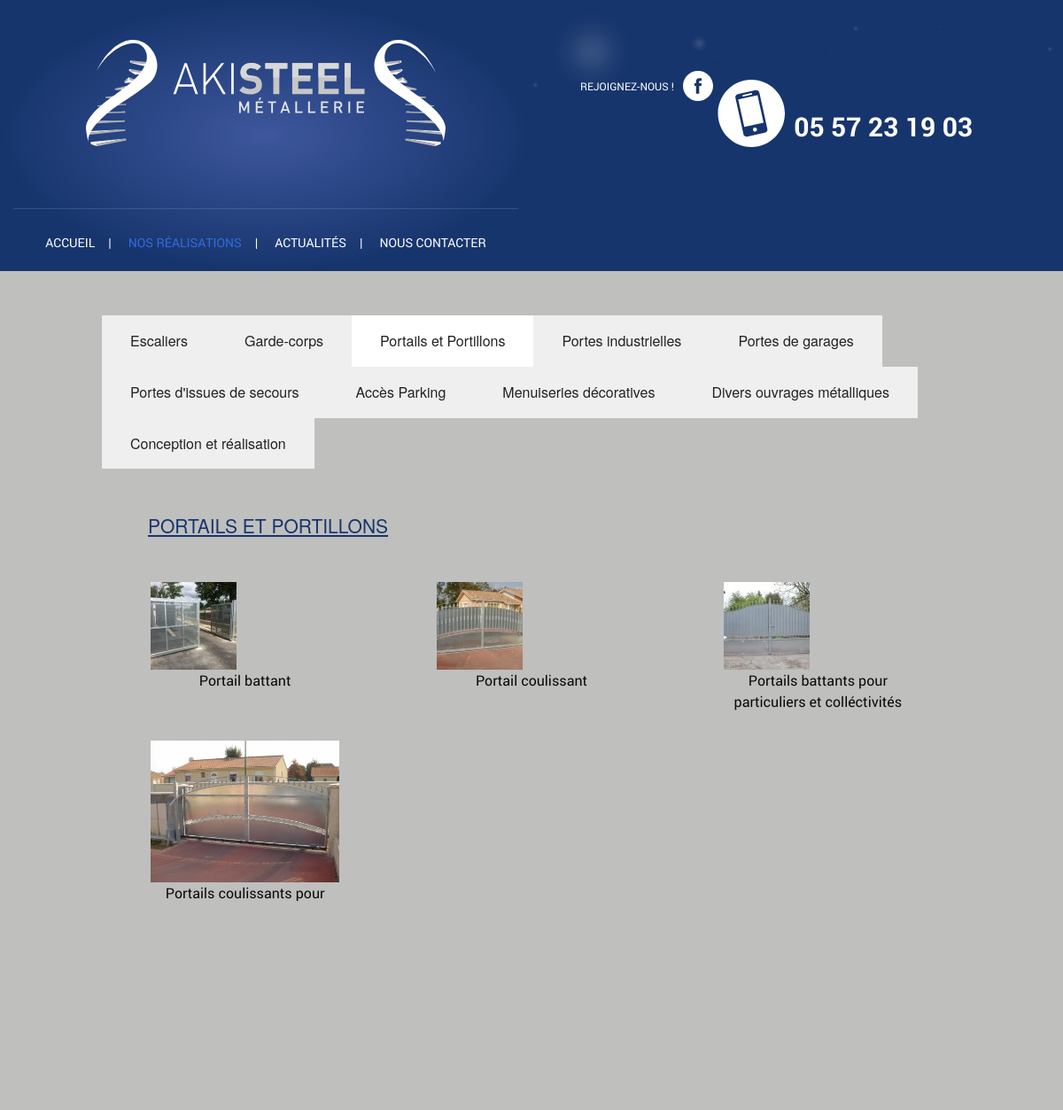
Page /realisations.php?nc=121 on the committed database.
### tables this page shows
CREATE TABLE `catproduct` (
  `id` int(10) unsigned NOT NULL AUTO_INCREMENT,
  `id_parent` int(11) NOT NULL,
  `nom` varchar(50) NOT NULL,
  `image` varchar(50) NOT NULL,
  `ordre_affichage` int(11) NOT NULL DEFAULT '1',
  PRIMARY KEY (`id`)
);

CREATE TABLE `product` (
  `id` int(10) unsigned NOT NULL AUTO_INCREMENT,
  `id_categorie` int(11) NOT NULL,
  `nom` varchar(100) NOT NULL,
  `description` text NOT NULL,
  `fichier_pdf` varchar(100) NOT NULL,
  `online` enum('0','1') NOT NULL DEFAULT '0',
  PRIMARY KEY (`id`)
);

CREATE TABLE `product_image` (
  `num_image` int(11) NOT NULL AUTO_INCREMENT,
  `num_produit` int(11) NOT NULL,
  `fichier` varchar(100) NOT NULL,
  `defaut` enum('oui','non') NOT NULL DEFAULT 'non',
  PRIMARY KEY (`num_image`)
);

### admin/classes/StorageManager.php (called while the page is built, shortened)
<?php
class StorageManager{
	protected function dbConnect() {
		try {
			$this->mysqli = new mysqli ( DBHOST, DBUSER, DBPASSWD, DBNAME ) ;
		} catch (Exception $e) {
			throw new Exception("Erreur Connexion DB ". $e->getMessage());
		}
	}
}
?>

### admin/classes/Categorie.php (called while the page is built, shortened)
<?php
require_once("StorageManager.php");
class Categorie extends StorageManager {
	public function load( $id, $debug=false ){
		$new_array = null;
		$requete = "SELECT * FROM `catproduct` WHERE id = " . $id ;
		$result = mysqli_query( $this->mysqli, $requete );
		while( $row = mysqli_fetch_assoc( $result ) ) {
			$new_array[] = $row;
		}
		return $new_array;
	}
	public function getListe( $tab=array(), $debug=false ) {
		$champ_souhaite = ( $tab[ "champ" ] != '' ) ? $tab[ "champ" ] : "*";
		$requete = "SELECT " . $champ_souhaite . " FROM `catproduct`";
		if ( $tab[ "where" ] == '' ) {
			$requete .= " WHERE id > 0";
			if ( !empty( $tab ) ) {
				foreach( $tab as $champ => $val ) {
					if ( $champ != "champ" && $champ != "order_by" && $champ != "sens" )
						$requete .= " AND " . $champ . " = '" . addslashes( $val ) . "'";
				}
			}
			$order_by = ( $tab[ "order_by" ] != "" ) ? $tab[ "order_by" ] : "ordre_affichage";
			$sens = ( $tab[ "sens" ] != "" ) ? $tab[ "sens" ] : "ASC";
			$requete .= " ORDER BY " . $order_by . " " . $sens;
		}
		else $requete .= $tab[ "where" ];
		$result = mysqli_query( $this->mysqli, $requete );
		while( $row = mysqli_fetch_assoc( $result ) ) {
			$new_array[] = $row;
		}
		return $new_array;
	}
}

### admin/classes/Produit.php (called while the page is built, shortened)
<?php
require_once("StorageManager.php");
require_once("Categorie.php");
class Produit extends StorageManager {
	public function getListe( $tab=array(), $debug=false ) {
		$champ_souhaite = ( $tab[ "champ" ] != '' ) ? $tab[ "champ" ] : "*";
		$requete = "SELECT " . $champ_souhaite . " FROM `product`";
		if ( $tab[ "where" ] == '' ) {
			$requete .= " WHERE id > 0";
			if ( !empty( $tab ) ) {
				foreach( $tab as $champ => $val ) {
					if ( $champ != "champ" && $champ != "order_by" && $champ != "sens" )
						$requete .= " AND " . $champ . " = '" . addslashes( $val ) . "'";
				}
			}
			$order_by = ( $tab[ "order_by" ] != "" ) ? $tab[ "order_by" ] : "nom";
			$sens = 	( $tab[ "sens" ] != "" ) ? $tab[ "sens" ] : "ASC";
			$requete .= " ORDER BY " . $order_by . " " . $sens;
		}
		else $requete .= $tab[ "where" ];
		$result = mysqli_query( $this->mysqli, $requete );
		while( $row = mysqli_fetch_assoc( $result ) ) {
			$new_array[] = $row;
		}
		return $new_array;
	}
}

### admin/classes/Produit_image.php (called while the page is built, shortened)
<?php
require_once("StorageManager.php");
class Produit_image extends StorageManager {
	public function getImageDefaut( $num_produit=0, $debug=false ) {
		$requete = "SELECT * FROM `product_image`
			WHERE num_produit = " . intval( $num_produit ) . "
			AND defaut = 'oui'";
		$result = mysqli_query( $this->mysqli, $requete );
		$row = mysqli_fetch_assoc( $result );
		return $row;
	}
}

### realisations.php (the view, shortened to what this page needs)
<?
	require $_SERVER[ "DOCUMENT_ROOT" ] . "/admin/classes/Produit.php";
	require $_SERVER[ "DOCUMENT_ROOT" ] . "/admin/classes/Produit_image.php";
	$debug = 			false;
	$categorie = 		new Categorie();
	$produit = 			new Produit();
	$produit_image =	new Produit_image();
	$num_categorie = 	$_GET[ "nc" ];
	$data_categorie = 	$categorie->load( $num_categorie, $debug );
	if ( 1 == 1 ) {
		unset( $recherche );
		$recherche[ "id_parent" ] = 0;
		$recherche[ "order_by" ] = 	"ordre_affichage";
		$liste_categorie = $categorie->getListe( $recherche, $debug );
	}
	if ( !empty( $data_categorie ) ) {
		if ( 1 == 1 ) {
			unset( $recherche );
			$recherche[ "id_parent" ] = $num_categorie;
			$recherche[ "order_by" ] = 	"ordre_affichage";
		}
		if ( 1 == 1) {
			unset( $recherche );
			$recherche[ "id_categorie" ] = 	$num_categorie;
			$recherche[ "online" ] = 		'1';
			$liste_produit = $produit->getListe( $recherche, $debug );
		}
	}
?>
<!doctype html>
<html class="no-js" lang="fr" dir="ltr">
	<head>
		<? include( $_SERVER[ "DOCUMENT_ROOT" ] . "/inc/meta.php" ); ?>
	</head>
	<body class="realisations">
		<? include( $_SERVER[ "DOCUMENT_ROOT" ] . "/inc/header.php" ); ?>
		<div class="row fullwidth content2">
			<div class="row contenu-realisations">
				<div class="titre3">
    				<div class='large-12 medium-12 small-12 columns'>
    				<?
    				if ( !empty( $liste_categorie ) ) {
    					echo "<ul class='tabs' data-tab>\n";
    					foreach ( $liste_categorie as $_categorie ) {
    						$actif = ( $_categorie[ "id" ] == $num_categorie ) ? "active" : "";
    						echo "<li class='tab-title " . $actif . "'><a href='./realisations.php?nc=" . $_categorie[ "id" ] . "'>" . $_categorie[ "nom" ] . "</a></li>\n";
    					}
    					echo "</ul>\n</div><div class='large-12 columns'>";
    				}
				if ( !empty( $liste_produit ) ) {
					echo "<h3>" . $data_categorie[ 0 ][ "nom" ] . "</h3><br>\n";
					foreach ( $liste_produit as $_produit ) {
						$id_produit = 	$_produit[ "id" ];
						$nom = 			$_produit[ "nom" ];
						$image_defaut = $produit_image->getImageDefaut( $id_produit, $debug );
						echo "<div class='large-4 medium-4 small-12 columns'>\n";
						echo "	<figure>\n";
						echo "		<a href='/realisation-detail.php?id=" . $id_produit . "'><img src='/photos/produit/realisation_liste" . $image_defaut[ "fichier" ] . "' /></a>\n";
						echo "		<figcaption>" . $nom . "</figcaption>\n";
						echo "	</figure>\n";
						echo "</div>\n";
					}
				}
				?>
				</div>
			</div>
		</div>
		<? include( $_SERVER[ "DOCUMENT_ROOT" ] . "/inc/footer.php" ); ?>
	</body>
</html>

### css/app.css (style rules this page uses)
* { font-family:'roboto'; }
html, body { height:auto; }
html { min-height:100%; }
body { background:#17356d;min-height:100%; }
h3 { color:#17356d;font-weight:normal;text-decoration:underline;text-transform:uppercase;font-size:21px;text-align:center; }
.titre3 h3 { color:#17356d;font-weight:normal;text-decoration:underline;text-transform:uppercase;font-size:21px;text-align:left;margin-top: 50px; margin-left: 52px; }
.fullwidth { max-width:100%; }
.content2 { background:#bfbfbe;position:relative; }
.content2 .contenu-realisations { width:100%;padding:50px 0 30px 0;margin:0;max-width:1000px;margin:0 auto; }
figcaption { text-align:center; }

### rows in the picture
catproduct: nom "Escaliers"
catproduct: nom "Garde-corps"
catproduct: nom "Portails et Portillons", nom "PORTAILS ET PORTILLONS"
catproduct: nom "Portes industrielles"
catproduct: nom "Portes de garages"
catproduct: nom "Portes d'issues de secours"
catproduct: nom "Accès Parking"
catproduct: nom "Menuiseries décoratives"
catproduct: nom "Divers ouvrages métalliques"
catproduct: nom "Conception et réalisation"
product: product_image.fichier (picture), nom "Portail battant"
product: product_image.fichier (picture), nom "Portail coulissant"
product: product_image.fichier (picture), nom "Portails battants pour particuliers et colléctivités"
product: product_image.fichier (picture), nom "Portails coulissants pour particuliers et colléctivités"
